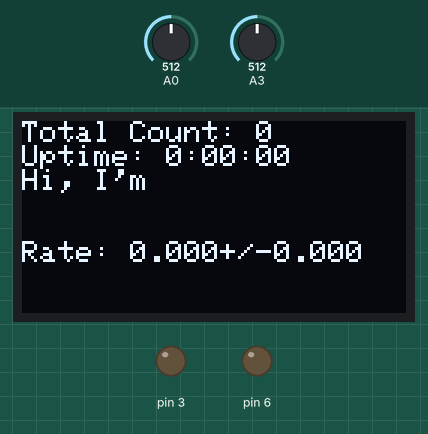
Bench run of a sketch on a simulated Arduino Uno, built with avr-gcc and run on an emulated ATmega328P. Parts: 128×64 one-colour display, output pins drawn as LEDs (lit = HIGH). The test bench sets the inputs (shaded band); at power-on: A0 = 512, A3 = 512. What the sketch prints to the serial monitor is not drawn.

Above: at 2.5 s.
At 4.9 s:
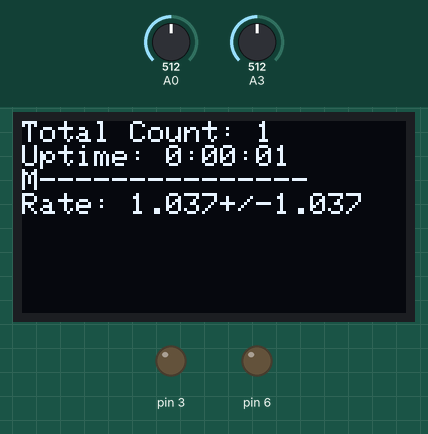
5.0 s: A0 set to 15
At 6.1 s:
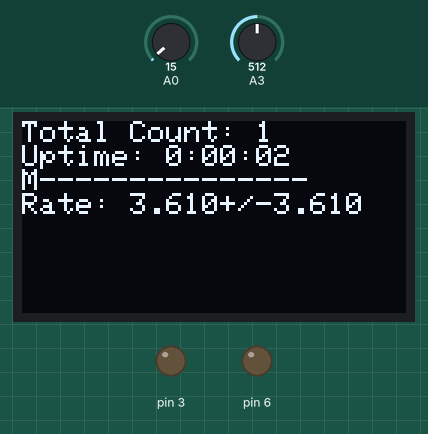
7.8 s: A0 set to 558
At 8.9 s:
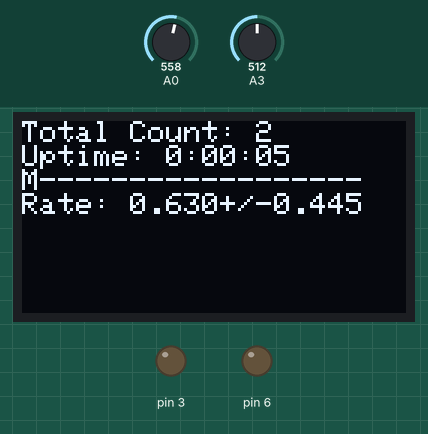
10.8 s: A0 set to 582
Timing chart, 0 to 13.8 s (numbered marks = the images above; inputs shaded):
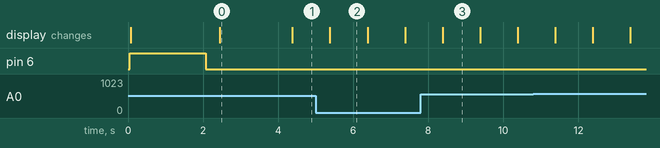

Measured:
- what the display in image 0 shows lasts 2.0 s, from 2.4 s to 4.4 s
- what the display in image 2 shows lasts 1.0 s, from 5.4 s to 6.4 s

The sketch:

OLED.ino
```cpp
/*
  CosmicWatch Desktop Muon Detector Arduino Code

  This code does not use the microSD card reader/writer, but does used the OLED screen.

  Questions?
  Spencer N. Axani
  saxani@mit.edu

  Requirements: Sketch->Include->Manage Libraries:
  SPI, EEPROM, SD, and Wire are probably already installed.
  1. Adafruit SSD1306     -- by Adafruit Version 1.0.1
  2. Adafruit GFX Library -- by Adafruit Version 1.0.2
  3. TimerOne             -- by Jesse Tane et al. Version 1.1.0
*/

#include <Adafruit_SSD1306.h>
#include <Adafruit_GFX.h>
#include <TimerOne.h>
#include <Wire.h>
#include <SPI.h>
#include <EEPROM.h>

const byte OLED = 1;                      // Turn on/off the OLED [1,0]

const int SIGNAL_THRESHOLD      = 50;    // Min threshold to trigger on. See calibration.pdf for conversion to mV.
const int RESET_THRESHOLD       = 25;

const int LED_BRIGHTNESS        = 255;    // Brightness of the LED [0,255]

const long double cal[] = {-9.085681659276021e-27, 4.6790804314609205e-23, -1.0317125207013292e-19,
  1.2741066484319192e-16, -9.684460759517656e-14, 4.6937937442284284e-11, -1.4553498837275352e-08,
   2.8216624998078298e-06, -0.000323032620672037, 0.019538631135788468, -0.3774384056850066, 12.324891083404246};

const int cal_max = 1023;

//INTERUPT SETUP
#define TIMER_INTERVAL 1000000          // Every 1,000,000 us the timer will update the OLED readout

//OLED SETUP
#define OLED_RESET 10
Adafruit_SSD1306 display(OLED_RESET);

//initialize variables
char detector_name[40];

unsigned long time_stamp                      = 0L;
unsigned long measurement_deadtime            = 0L;
unsigned long time_measurement                = 0L;      // Time stamp
unsigned long interrupt_timer                 = 0L;      // Time stamp
int start_time                                = 0L;      // Reference time for all the time measurements
unsigned long total_deadtime                  = 0L;      // total measured deadtime
unsigned long waiting_t1                      = 0L;
unsigned long measurement_t1;
unsigned long measurement_t2;

float sipm_voltage                            = 0;
long int count                                = 0L;      // A tally of the number of muon counts observed
float last_sipm_voltage                       = 0;
float temperatureC;

byte waiting_for_interupt                     = 0;
byte SLAVE;
byte MASTER;
byte keep_pulse                               = 0;

void setup() {
  analogReference (EXTERNAL);
  ADCSRA &= ~(bit (ADPS0) | bit (ADPS1) | bit (ADPS2));  // clear prescaler bits
  ADCSRA |= bit (ADPS0) | bit (ADPS1);                   // Set prescaler to 8
  Serial.begin(9600);

  display.begin(SSD1306_SWITCHCAPVCC, 0x3C);
  pinMode(3, OUTPUT);
  pinMode(6, INPUT);
  if (digitalRead(6) == HIGH) {
      SLAVE = 1;
      MASTER = 0;
      digitalWrite(3,HIGH);
      delay(1000);}

  else{
      delay(10);
      MASTER = 1;
      SLAVE = 0;
      pinMode(6, OUTPUT);
      digitalWrite(6, HIGH);}

  if (OLED == 1){
      display.setRotation(2);         // Upside down screen (0 is right-side-up)
      OpeningScreen();                // Run the splash screen on start-up
      delay(2000);                    // Delay some time to show the logo, and keep the Pin6 HIGH for coincidence
      display.setTextSize(1);}

  else {delay(2000);}
  digitalWrite(3,LOW);
  if (MASTER == 1) {digitalWrite(6, LOW);}

  Serial.println(F("##########################################################################################"));
  Serial.println(F("### CosmicWatch: The Desktop Muon Detector"));
  Serial.println(F("### Questions? saxani@mit.edu"));
  Serial.println(F("### Comp_date Comp_time Event Ardn_time[ms] ADC[0-1023] SiPM[mV] Deadtime[ms] Temp[C] Name"));
  Serial.println(F("##########################################################################################"));

  get_detector_name(detector_name);
  Serial.println(detector_name);
  get_time();
  delay(900);
  start_time = millis();

  Timer1.initialize(TIMER_INTERVAL);             // Initialise timer 1
  Timer1.attachInterrupt(timerIsr);              // attach the ISR routine

}

void loop()
{
  while (1){
    if (analogRead(A0) > SIGNAL_THRESHOLD){

      // Make a measurement of the pulse amplitude
      int adc = analogRead(A0);

      // If Master, send a signal to the Slave
      if (MASTER == 1) {
          digitalWrite(6, HIGH);
          count++;
          keep_pulse = 1;}

      // Wait for ~8us
      analogRead(A3);

      // If Slave, check for signal from Master

      if (SLAVE == 1){
          if (digitalRead(6) == HIGH){
              keep_pulse = 1;
              count++;}}

      // Wait for ~8us
      analogRead(A3);

      // If Master, stop signalling the Slave
      if (MASTER == 1) {
          digitalWrite(6, LOW);}

      // Measure the temperature, voltage reference is currently set to 3.3V
      temperatureC = (((analogRead(A3)+analogRead(A3)+analogRead(A3))/3. * (3300./1024)) - 500.)/10. ;


      // Measure deadtime
      measurement_deadtime = total_deadtime;
      time_stamp = millis() - start_time;


      // If you are within 15 miliseconds away from updating the OLED screen, we'll let if finish
      if((interrupt_timer + 1000 - millis()) < 15){
          waiting_t1 = millis();
          waiting_for_interupt = 1;
          delay(30);
          waiting_for_interupt = 0;}

      measurement_t1 = micros();

      if (MASTER == 1) {
          analogWrite(3, LED_BRIGHTNESS);
          sipm_voltage = get_sipm_voltage(adc);
          last_sipm_voltage = sipm_voltage;
          Serial.println((String)count + " " + time_stamp+ " " + adc+ " " + sipm_voltage+ " " + measurement_deadtime+ " " + temperatureC);}

      if (SLAVE == 1) {
          if (keep_pulse == 1) {
              analogWrite(3, LED_BRIGHTNESS);
              sipm_voltage = get_sipm_voltage(adc);
              last_sipm_voltage = sipm_voltage;
              Serial.println((String)count + " " + time_stamp+ " " + adc+ " " + sipm_voltage + " " + measurement_deadtime+ " " + temperatureC);}}

      keep_pulse = 0;
      digitalWrite(3, LOW);
      while(analogRead(A0) > RESET_THRESHOLD){continue;}
      total_deadtime += (micros() - measurement_t1) / 1000.;}}
}

void timerIsr()
{
  interrupts();
  interrupt_timer                       = millis();
  if (waiting_for_interupt == 1){
      total_deadtime += (millis() - waiting_t1);}
  waiting_for_interupt = 0;
  if (OLED == 1){
      get_time();}
}

void get_time()
{
  unsigned long int OLED_t1             = micros();
  float count_average                   = 0;
  float count_std                       = 0;

  if (count > 0.) {
      count_average   = count / ((interrupt_timer - start_time - total_deadtime) / 1000.);
      count_std       = sqrt(count) / ((interrupt_timer - start_time - total_deadtime) / 1000.);}
  else {
      count_average   = 0;
      count_std       = 0;}

  display.setCursor(0, 0);
  display.clearDisplay();
  display.print(F("Total Count: "));
  display.println(count);
  display.print(F("Uptime: "));

  int minutes                 = ((interrupt_timer - start_time) / 1000 / 60) % 60;
  int seconds                 = ((interrupt_timer - start_time) / 1000) % 60;
  char min_char[4];
  char sec_char[4];

  sprintf(min_char, "%02d", minutes);
  sprintf(sec_char, "%02d", seconds);

  display.println((String) ((interrupt_timer - start_time) / 1000 / 3600) + ":" + min_char + ":" + sec_char);

  if (count == 0) {
    display.println("Hi, I'm "+(String)detector_name);
    }
      //if (MASTER == 1) {display.println(F("::---  MASTER   ---::"));}
      //if (SLAVE  == 1) {display.println(F("::---   SLAVE   ---::"));}}

  else{
      if (last_sipm_voltage > 180){
          display.print(F("===---- WOW! ----==="));}
      else{
            if (MASTER == 1) {display.print(F("M"));}
            if (SLAVE  == 1) {display.print(F("S"));}
            for (int i = 1; i <=  (last_sipm_voltage + 10) / 10; i++) {display.print(F("-"));}}
      display.println(F(""));}

  char tmp_average[4];
  char tmp_std[4];

  int decimals = 2;
  if (count_average < 10) {decimals = 3;}

  dtostrf(count_average, 1, decimals, tmp_average);
  dtostrf(count_std, 1, decimals, tmp_std);

  display.print(F("Rate: "));
  display.print((String)tmp_average);
  display.print(F("+/-"));
  display.println((String)tmp_std);
  display.display();

  total_deadtime                      += (micros() - OLED_t1 +73)/1000.;
}

void OpeningScreen(void)
{
    display.setTextSize(2);
    display.setTextColor(WHITE);
    display.setCursor(8, 0);
    display.clearDisplay();
    display.print(F("Muon \n Watchers"));
    display.display();
    display.setTextSize(1);
    display.clearDisplay();
}


// This function converts the measured ADC value to a SiPM voltage via the calibration array
float get_sipm_voltage(float adc_value)
{
  float voltage = 0;
  for (int i = 0; i < (sizeof(cal)/sizeof(float)); i++) {
    voltage += cal[i] * pow(adc_value,(sizeof(cal)/sizeof(float)-i-1));
    }
    return voltage;
}

// This function reads the EEPROM to get the detector ID
boolean get_detector_name(char* det_name)
{
    byte ch;                              // byte read from eeprom
    int bytesRead = 0;                    // number of bytes read so far
    ch = EEPROM.read(bytesRead);          // read next byte from eeprom
    det_name[bytesRead] = ch;               // store it into the user buffer
    bytesRead++;                          // increment byte counter

    while ( (ch != 0x00) && (bytesRead < 40) && ((bytesRead) <= 511) )
    {
        ch = EEPROM.read(bytesRead);
        det_name[bytesRead] = ch;           // store it into the user buffer
        bytesRead++;                      // increment byte counter
    }
    if ((ch != 0x00) && (bytesRead >= 1)) {det_name[bytesRead - 1] = 0;}
    return true;
}
```
